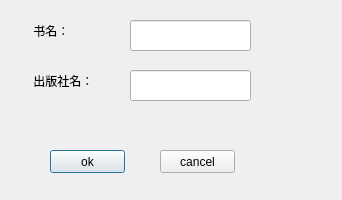
<?xml version="1.0" encoding="UTF-8"?>
<ui version="4.0">
 <class>w_addBook</class>
 <widget class="QDialog" name="w_addBook">
  <property name="geometry">
   <rect>
    <x>0</x>
    <y>0</y>
    <width>342</width>
    <height>200</height>
   </rect>
  </property>
  <property name="windowTitle">
   <string>Dialog</string>
  </property>
  <widget class="QLabel" name="label">
   <property name="geometry">
    <rect>
     <x>10</x>
     <y>20</y>
     <width>111</width>
     <height>21</height>
    </rect>
   </property>
   <property name="text">
    <string>       书名：</string>
   </property>
  </widget>
  <widget class="QLabel" name="label_2">
   <property name="geometry">
    <rect>
     <x>10</x>
     <y>70</y>
     <width>111</width>
     <height>21</height>
    </rect>
   </property>
   <property name="text">
    <string>       出版社名：</string>
   </property>
  </widget>
  <widget class="QLineEdit" name="bookname">
   <property name="geometry">
    <rect>
     <x>130</x>
     <y>20</y>
     <width>121</width>
     <height>31</height>
    </rect>
   </property>
  </widget>
  <widget class="QLineEdit" name="pubname">
   <property name="geometry">
    <rect>
     <x>130</x>
     <y>70</y>
     <width>121</width>
     <height>31</height>
    </rect>
   </property>
  </widget>
  <widget class="QPushButton" name="pushButtonOK">
   <property name="geometry">
    <rect>
     <x>50</x>
     <y>150</y>
     <width>75</width>
     <height>23</height>
    </rect>
   </property>
   <property name="text">
    <string>ok</string>
   </property>
  </widget>
  <widget class="QPushButton" name="pushButtonCancel">
   <property name="geometry">
    <rect>
     <x>160</x>
     <y>150</y>
     <width>75</width>
     <height>23</height>
    </rect>
   </property>
   <property name="text">
    <string>cancel</string>
   </property>
  </widget>
 </widget>
 <resources/>
 <connections/>
</ui>
